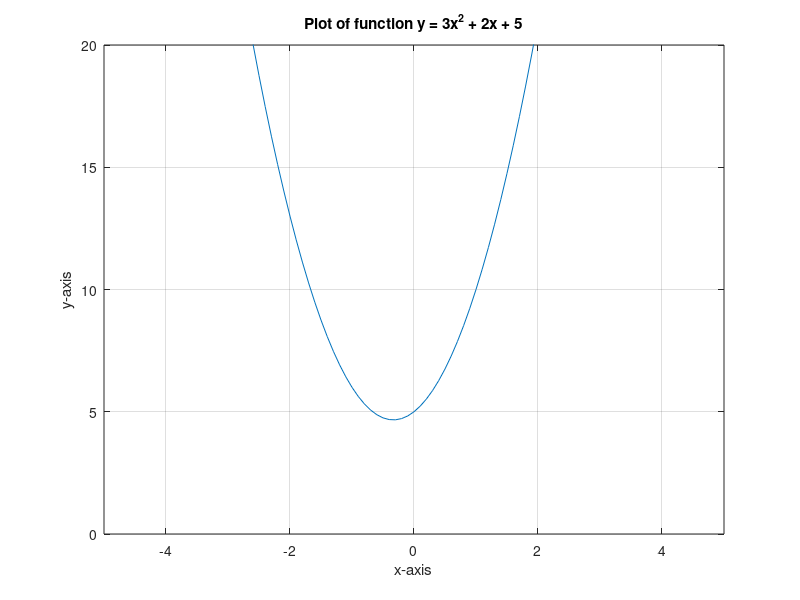

Write MATLAB code to recreate this figure.
x = -5:0.1:10;
y =3 * x.^2 + 2 * x + 5;
plot (x, y);
axis ([-5 5 0 20]);
xlabel ('x-axis');
ylabel('y-axis');
title ('Plot of function y = 3x^2 + 2x + 5');
grid on;